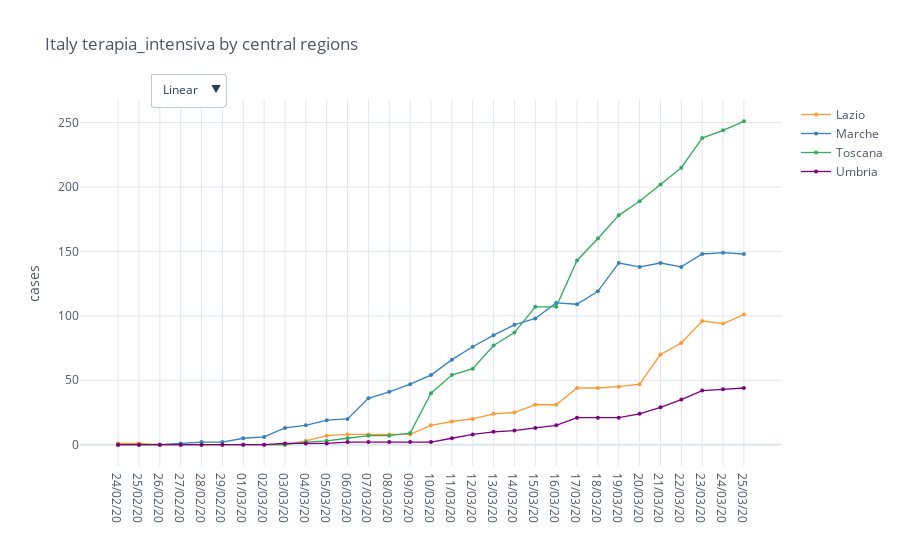

The cell this chart's notebook holds for it:
### Code cell
regions = io.italy_load_regions(io.italy_central_regions)
total_cases = io.italy_regions_filter_by_category(regions, category)

mpl.iplot_comparative_plot(total_cases, title='Italy ' + category + ' by central regions')

### Figure 1 — Plotly figure (JSON) as saved in the notebook; plotly's stock layout.template omitted (floating-point values rounded to 4 significant figures)
{"data": [{"line": {"color": "rgba(255, 153, 51, 1.0)", "dash": "solid", "shape": "linear", "width": 1.3}, "marker": {"size": 4, "symbol": "circle"}, "mode": "lines+markers", "name": "Lazio", "text": "", "type": "scatter", "x": ["24/02/20", "25/02/20", "26/02/20", "27/02/20", "28/02/20", "29/02/20", "01/03/20", "02/03/20", "03/03/20", "04/03/20", "05/03/20", "06/03/20", "07/03/20", "08/03/20", "09/03/20", "10/03/20", "11/03/20", "12/03/20", "13/03/20", "14/03/20", "15/03/20", "16/03/20", "17/03/20", "18/03/20", "19/03/20", "20/03/20", "21/03/20", "22/03/20", "23/03/20", "24/03/20", "25/03/20"], "y": [1, 1, 0, 0, 0, 0, 0, 0, 0, 3, 7, 8, 8, 8, 8, 15, 18, 20, 24, 25, 31, 31, 44, 44, 45, 47, 70, 79, 96, 94, 101]}, {"line": {"color": "rgba(55, 128, 191, 1.0)", "dash": "solid", "shape": "linear", "width": 1.3}, "marker": {"size": 4, "symbol": "circle"}, "mode": "lines+markers", "name": "Marche", "text": "", "type": "scatter", "x": ["24/02/20", "25/02/20", "26/02/20", "27/02/20", "28/02/20", "29/02/20", "01/03/20", "02/03/20", "03/03/20", "04/03/20", "05/03/20", "06/03/20", "07/03/20", "08/03/20", "09/03/20", "10/03/20", "11/03/20", "12/03/20", "13/03/20", "14/03/20", "15/03/20", "16/03/20", "17/03/20", "18/03/20", "19/03/20", "20/03/20", "21/03/20", "22/03/20", "23/03/20", "24/03/20", "25/03/20"], "y": [0, 0, 0, 1, 2, 2, 5, 6, 13, 15, 19, 20, 36, 41, 47, 54, 66, 76, 85, 93, 98, 110, 109, 119, 141, 138, 141, 138, 148, 149, 148]}, {"line": {"color": "rgba(50, 171, 96, 1.0)", "dash": "solid", "shape": "linear", "width": 1.3}, "marker": {"size": 4, "symbol": "circle"}, "mode": "lines+markers", "name": "Toscana", "text": "", "type": "scatter", "x": ["24/02/20", "25/02/20", "26/02/20", "27/02/20", "28/02/20", "29/02/20", "01/03/20", "02/03/20", "03/03/20", "04/03/20", "05/03/20", "06/03/20", "07/03/20", "08/03/20", "09/03/20", "10/03/20", "11/03/20", "12/03/20", "13/03/20", "14/03/20", "15/03/20", "16/03/20", "17/03/20", "18/03/20", "19/03/20", "20/03/20", "21/03/20", "22/03/20", "23/03/20", "24/03/20", "25/03/20"], "y": [0, 0, 0, 0, 0, 0, 0, 0, 0, 2, 3, 5, 7, 7, 9, 40, 54, 59, 77, 87, 107, 107, 143, 160, 178, 189, 202, 215, 238, 244, 251]}, {"line": {"color": "rgba(128, 0, 128, 1.0)", "dash": "solid", "shape": "linear", "width": 1.3}, "marker": {"size": 4, "symbol": "circle"}, "mode": "lines+markers", "name": "Umbria", "text": "", "type": "scatter", "x": ["24/02/20", "25/02/20", "26/02/20", "27/02/20", "28/02/20", "29/02/20", "01/03/20", "02/03/20", "03/03/20", "04/03/20", "05/03/20", "06/03/20", "07/03/20", "08/03/20", "09/03/20", "10/03/20", "11/03/20", "12/03/20", "13/03/20", "14/03/20", "15/03/20", "16/03/20", "17/03/20", "18/03/20", "19/03/20", "20/03/20", "21/03/20", "22/03/20", "23/03/20", "24/03/20", "25/03/20"], "y": [0, 0, 0, 0, 0, 0, 0, 0, 1, 1, 1, 2, 2, 2, 2, 2, 5, 8, 10, 11, 13, 15, 21, 21, 21, 24, 29, 35, 42, 43, 44]}], "layout": {"legend": {"bgcolor": "#FFFFFF", "font": {"color": "#4D5663"}}, "paper_bgcolor": "#FFFFFF", "plot_bgcolor": "#FFFFFF", "title": {"font": {"color": "#4D5663"}, "text": "Italy terapia_intensiva by central regions"}, "updatemenus": [{"buttons": [{"args": [{"yaxis.type": "linear"}], "label": "Linear", "method": "relayout"}, {"args": [{"yaxis.type": "log"}], "label": "Log", "method": "relayout"}], "direction": "down", "pad": {"r": 10, "t": 10}, "showactive": true, "x": 0.1, "xanchor": "left", "y": 1.1, "yanchor": "top"}], "xaxis": {"gridcolor": "#E1E5ED", "showgrid": true, "tickfont": {"color": "#4D5663"}, "title": {"font": {"color": "#4D5663"}, "text": ""}, "zerolinecolor": "#E1E5ED"}, "yaxis": {"gridcolor": "#E1E5ED", "showgrid": true, "tickfont": {"color": "#4D5663"}, "title": {"font": {"color": "#4D5663"}, "text": "cases"}, "zerolinecolor": "#E1E5ED"}}}
